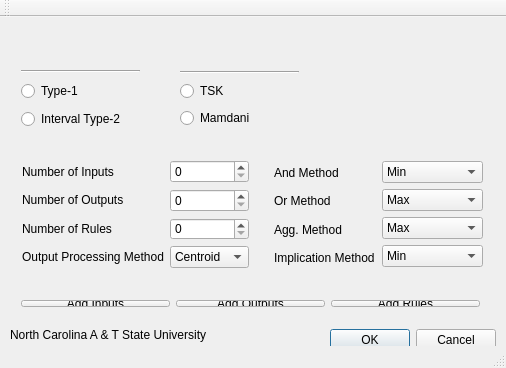
<?xml version="1.0" encoding="UTF-8"?>
<ui version="4.0">
 <class>MainWindow</class>
 <widget class="QMainWindow" name="MainWindow">
  <property name="geometry">
   <rect>
    <x>0</x>
    <y>0</y>
    <width>506</width>
    <height>368</height>
   </rect>
  </property>
  <property name="windowTitle">
   <string>MainWindow</string>
  </property>
  <widget class="QWidget" name="centralWidget">
   <widget class="QLabel" name="label_acpic">
    <property name="geometry">
     <rect>
      <x>320</x>
      <y>0</y>
      <width>171</width>
      <height>131</height>
     </rect>
    </property>
    <property name="text">
     <string/>
    </property>
   </widget>
   <widget class="QWidget" name="layoutWidget">
    <property name="geometry">
     <rect>
      <x>10</x>
      <y>40</y>
      <width>141</width>
      <height>86</height>
     </rect>
    </property>
    <layout class="QVBoxLayout" name="verticalLayout">
     <item>
      <widget class="Line" name="line">
       <property name="orientation">
        <enum>Qt::Horizontal</enum>
       </property>
      </widget>
     </item>
     <item>
      <widget class="QRadioButton" name="radioButton">
       <property name="text">
        <string>Type-1</string>
       </property>
      </widget>
     </item>
     <item>
      <widget class="QRadioButton" name="radioButton_2">
       <property name="text">
        <string>Interval Type-2</string>
       </property>
      </widget>
     </item>
    </layout>
   </widget>
   <widget class="QWidget" name="layoutWidget">
    <property name="geometry">
     <rect>
      <x>263</x>
      <y>133</y>
      <width>231</width>
      <height>130</height>
     </rect>
    </property>
    <layout class="QHBoxLayout" name="horizontalLayout_3">
     <item>
      <layout class="QVBoxLayout" name="verticalLayout_5">
       <item>
        <widget class="QLabel" name="label_6">
         <property name="text">
          <string>And Method</string>
         </property>
        </widget>
       </item>
       <item>
        <widget class="QLabel" name="label_7">
         <property name="text">
          <string>Or Method</string>
         </property>
        </widget>
       </item>
       <item>
        <widget class="QLabel" name="label">
         <property name="text">
          <string>Agg. Method</string>
         </property>
        </widget>
       </item>
       <item>
        <widget class="QLabel" name="label_10">
         <property name="text">
          <string>Implication Method</string>
         </property>
        </widget>
       </item>
      </layout>
     </item>
     <item>
      <layout class="QVBoxLayout" name="verticalLayout_6">
       <item>
        <widget class="QComboBox" name="comboBox">
         <item>
          <property name="text">
           <string>Min</string>
          </property>
         </item>
         <item>
          <property name="text">
           <string>Prod</string>
          </property>
         </item>
        </widget>
       </item>
       <item>
        <widget class="QComboBox" name="comboBox_2">
         <item>
          <property name="text">
           <string>Max</string>
          </property>
         </item>
        </widget>
       </item>
       <item>
        <widget class="QComboBox" name="comboBox_3">
         <item>
          <property name="text">
           <string>Max</string>
          </property>
         </item>
         <item>
          <property name="text">
           <string>Prod</string>
          </property>
         </item>
        </widget>
       </item>
       <item>
        <widget class="QComboBox" name="comboBox_4">
         <item>
          <property name="text">
           <string>Min</string>
          </property>
         </item>
         <item>
          <property name="text">
           <string>Prod</string>
          </property>
         </item>
        </widget>
       </item>
      </layout>
     </item>
    </layout>
   </widget>
   <widget class="QWidget" name="layoutWidget">
    <property name="geometry">
     <rect>
      <x>169</x>
      <y>42</y>
      <width>141</width>
      <height>81</height>
     </rect>
    </property>
    <layout class="QVBoxLayout" name="verticalLayout_2">
     <item>
      <widget class="Line" name="line_2">
       <property name="orientation">
        <enum>Qt::Horizontal</enum>
       </property>
      </widget>
     </item>
     <item>
      <widget class="QRadioButton" name="radioButton_4">
       <property name="text">
        <string>TSK</string>
       </property>
      </widget>
     </item>
     <item>
      <widget class="QRadioButton" name="radioButton_3">
       <property name="text">
        <string>Mamdani</string>
       </property>
      </widget>
     </item>
    </layout>
   </widget>
   <widget class="QWidget" name="layoutWidget">
    <property name="geometry">
     <rect>
      <x>10</x>
      <y>272</y>
      <width>481</width>
      <height>29</height>
     </rect>
    </property>
    <layout class="QHBoxLayout" name="horizontalLayout_2">
     <item>
      <widget class="QPushButton" name="pushButton_2">
       <property name="text">
        <string>Add Inputs</string>
       </property>
      </widget>
     </item>
     <item>
      <widget class="QPushButton" name="pushButton_3">
       <property name="text">
        <string>Add Outputs</string>
       </property>
      </widget>
     </item>
     <item>
      <widget class="QPushButton" name="pushButton_4">
       <property name="text">
        <string>Add Rules</string>
       </property>
      </widget>
     </item>
    </layout>
   </widget>
   <widget class="QWidget" name="layoutWidget">
    <property name="geometry">
     <rect>
      <x>11</x>
      <y>132</y>
      <width>249</width>
      <height>130</height>
     </rect>
    </property>
    <layout class="QHBoxLayout" name="horizontalLayout">
     <item>
      <layout class="QVBoxLayout" name="verticalLayout_3">
       <item>
        <widget class="QLabel" name="label_2">
         <property name="text">
          <string>Number of Inputs</string>
         </property>
        </widget>
       </item>
       <item>
        <widget class="QLabel" name="label_3">
         <property name="text">
          <string>Number of Outputs</string>
         </property>
        </widget>
       </item>
       <item>
        <widget class="QLabel" name="label_4">
         <property name="text">
          <string>Number of Rules</string>
         </property>
        </widget>
       </item>
       <item>
        <widget class="QLabel" name="label_5">
         <property name="text">
          <string>Output Processing Method</string>
         </property>
        </widget>
       </item>
      </layout>
     </item>
     <item>
      <layout class="QVBoxLayout" name="verticalLayout_4">
       <item>
        <widget class="QSpinBox" name="spinBox_numins">
         <property name="maximum">
          <number>9999999</number>
         </property>
        </widget>
       </item>
       <item>
        <widget class="QSpinBox" name="spinBox_numouts">
         <property name="maximum">
          <number>9999999</number>
         </property>
        </widget>
       </item>
       <item>
        <widget class="QSpinBox" name="spinBox_numrules">
         <property name="maximum">
          <number>9999999</number>
         </property>
        </widget>
       </item>
       <item>
        <widget class="QComboBox" name="comboBox_5">
         <item>
          <property name="text">
           <string>Centroid</string>
          </property>
         </item>
         <item>
          <property name="text">
           <string>WtdAvg</string>
          </property>
         </item>
         <item>
          <property name="text">
           <string>NT</string>
          </property>
         </item>
         <item>
          <property name="text">
           <string>UB</string>
          </property>
         </item>
        </widget>
       </item>
      </layout>
     </item>
    </layout>
   </widget>
   <widget class="QDialogButtonBox" name="buttonBox">
    <property name="geometry">
     <rect>
      <x>320</x>
      <y>310</y>
      <width>176</width>
      <height>27</height>
     </rect>
    </property>
    <property name="standardButtons">
     <set>QDialogButtonBox::Cancel|QDialogButtonBox::Ok</set>
    </property>
   </widget>
   <widget class="QLabel" name="label_9">
    <property name="geometry">
     <rect>
      <x>10</x>
      <y>310</y>
      <width>301</width>
      <height>16</height>
     </rect>
    </property>
    <property name="text">
     <string>North Carolina A &amp; T State University</string>
    </property>
   </widget>
   <widget class="QWidget" name="layoutWidget">
    <property name="geometry">
     <rect>
      <x>10</x>
      <y>10</y>
      <width>188</width>
      <height>22</height>
     </rect>
    </property>
    <layout class="QHBoxLayout" name="horizontalLayout_4">
     <item>
      <widget class="QLabel" name="label_8">
       <property name="text">
        <string>FLS Name</string>
       </property>
      </widget>
     </item>
     <item>
      <widget class="QLineEdit" name="lineEdit"/>
     </item>
    </layout>
   </widget>
  </widget>
  <widget class="QToolBar" name="mainToolBar">
   <attribute name="toolBarArea">
    <enum>TopToolBarArea</enum>
   </attribute>
   <attribute name="toolBarBreak">
    <bool>false</bool>
   </attribute>
  </widget>
  <widget class="QStatusBar" name="statusBar"/>
 </widget>
 <layoutdefault spacing="6" margin="11"/>
 <tabstops>
  <tabstop>radioButton</tabstop>
  <tabstop>radioButton_2</tabstop>
  <tabstop>radioButton_4</tabstop>
  <tabstop>radioButton_3</tabstop>
  <tabstop>comboBox_2</tabstop>
  <tabstop>spinBox_numins</tabstop>
  <tabstop>spinBox_numouts</tabstop>
  <tabstop>spinBox_numrules</tabstop>
  <tabstop>pushButton_2</tabstop>
  <tabstop>pushButton_3</tabstop>
  <tabstop>pushButton_4</tabstop>
 </tabstops>
 <resources/>
 <connections/>
</ui>
